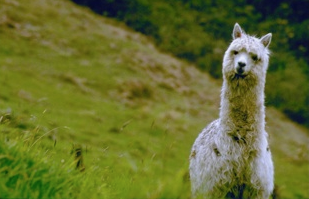
#> input picture alpaca.png, 309 x 199 px
$ python -i seam_carving.py   (imports and definitions only)   (older library calls are emulated)
#> lines starting #> are read from the running program, lines starting #| are printed output that depends on the picture
#!/usr/bin/env python

"""
Usage: python carver.py <r/c> <scale> <image_in> <image_out>
Copyright 2018 Karthik Karanth, MIT License
"""

import sys

from tqdm import trange
import numpy as np
from imageio import imread, imwrite
from scipy.ndimage.filters import convolve

def calc_energy(img):
    filter_du = np.array([
        [1.0, 2.0, 1.0],
        [0.0, 0.0, 0.0],
        [-1.0, -2.0, -1.0],
    ])
    # This converts it from a 2D filter to a 3D filter, replicating the same
    # filter for each channel: R, G, B
    # filter_du = np.stack([filter_du] * 3, axis=2)

    filter_dv = np.array([
        [1.0, 0.0, -1.0],
        [2.0, 0.0, -2.0],
        [1.0, 0.0, -1.0],
    ])
    # This converts it from a 2D filter to a 3D filter, replicating the same
    # filter for each channel: R, G, B
    # filter_dv = np.stack([filter_dv] * 3, axis=2)

    img = img.astype('float32')
    R = img[:, :, 0]
    G = img[:, :, 1]
    B = img[:, :, 2]

    convolvedR = np.absolute(convolve(R, filter_du, mode = 'constant', cval = 0.0)) + np.absolute(convolve(R, filter_dv, mode = 'constant', cval = 0.0))
    convolvedG = np.absolute(convolve(G, filter_du, mode = 'constant', cval = 0.0)) + np.absolute(convolve(G, filter_dv, mode = 'constant', cval = 0.0))
    convolvedB = np.absolute(convolve(B, filter_du, mode = 'constant', cval = 0.0)) + np.absolute(convolve(B, filter_dv, mode = 'constant', cval = 0.0))

    # We sum the energies in the red, green, and blue channels
    # energy_map = convolved.sum(axis=2)
    energy_map = convolvedR + convolvedG + convolvedB

    return energy_map

# [74 lines left out: functions crop_c, crop_r, carve_column, minimum_seam, main, not called in this run]

# [2 lines not run here, left out]

>>> import cv2
>>> picture = cv2.imread('alpaca.png', cv2.IMREAD_GRAYSCALE)
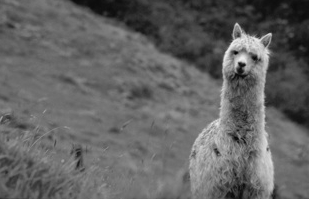
#> picture: shape (199, 309); min 3, max 237, mean 99.7
>>> result = calc_energy(picture)
#> (the run stopped early here; a loop or call above may not have finished)
